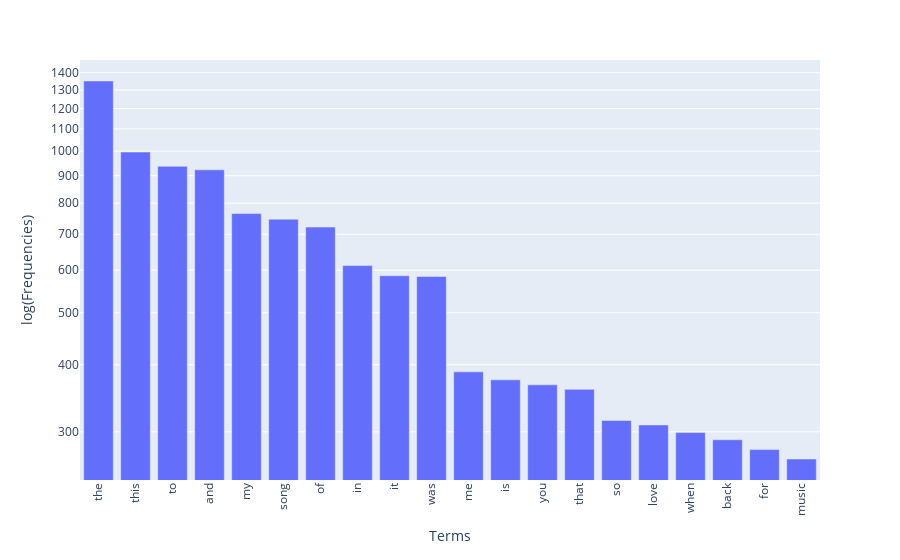

Source (notebook cell):
### Code cell
fig = px.bar(temp_df, x = 'terms', y = 'frequencies', log_y = True)
fig.update_layout(
    xaxis_title="Terms",
    yaxis_title="log(Frequencies)"
)
fig.update_xaxes(tickangle=270)
fig.show()

### Figure 1 — Plotly figure (JSON) as saved in the notebook; plotly's stock layout.template omitted (floating-point values rounded to 4 significant figures)
{"data": [{"alignmentgroup": "True", "hovertemplate": "terms=%{x}<br>frequencies=%{y}<extra></extra>", "legendgroup": "", "marker": {"color": "#636efa", "pattern": {"shape": ""}}, "name": "", "offsetgroup": "", "orientation": "v", "showlegend": false, "textposition": "auto", "type": "bar", "x": ["the", "this", "to", "and", "my", "song", "of", "in", "it", "was", "me", "is", "you", "that", "so", "love", "when", "back", "for", "music"], "xaxis": "x", "y": [1351, 996, 937, 923, 765, 747, 722, 612, 586, 584, 388, 375, 367, 360, 315, 309, 299, 290, 278, 267], "yaxis": "y"}], "layout": {"barmode": "relative", "legend": {"tracegroupgap": 0}, "margin": {"t": 60}, "xaxis": {"anchor": "y", "domain": [0, 1], "tickangle": -90, "title": {"text": "Terms"}}, "yaxis": {"anchor": "x", "domain": [0, 1], "title": {"text": "log(Frequencies)"}, "type": "log"}}}
